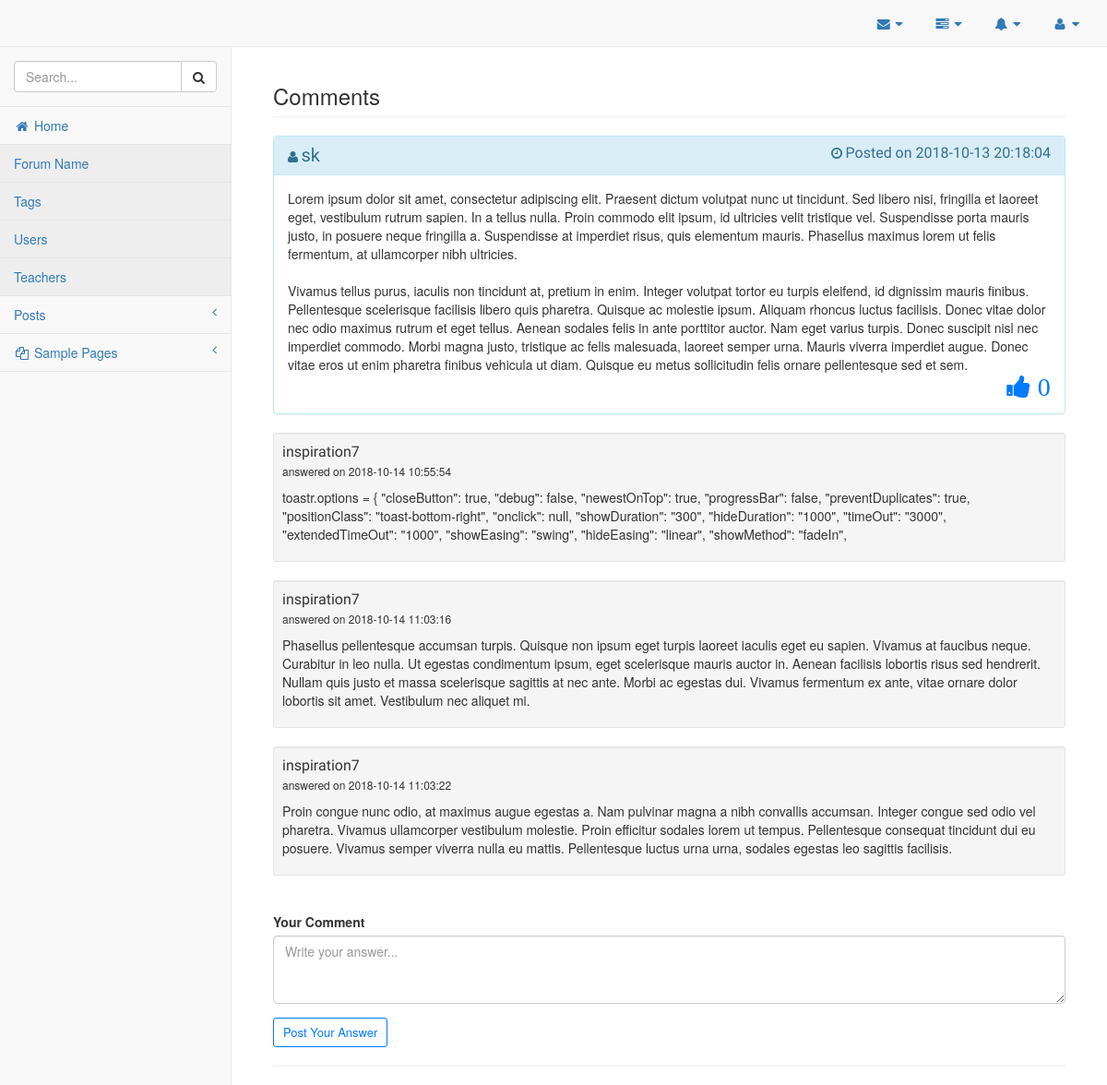
Page /posts/comments.php?post_id=71&post_user_id=4 (signed in) on the committed database.
### tables this page shows
CREATE TABLE `users` (
  `user_id` int(11) NOT NULL,
  `first_name` varchar(255) NOT NULL,
  `last_name` varchar(255) NOT NULL,
  `user_name` varchar(255) NOT NULL,
  `user_password` varchar(255) NOT NULL,
  `user_email` varchar(255) NOT NULL,
  `user_dob` date NOT NULL,
  `user_branch` varchar(255) NOT NULL,
  `user_posts` int(11) NOT NULL,
  `user_role` varchar(255) NOT NULL,
  `user_profile_img` text NOT NULL,
  `user_created_at` datetime NOT NULL,
  `is_deleted` bit(1) NOT NULL DEFAULT b'0',
  `deleted_by` int(11) NOT NULL,
  `deleted_at` datetime NOT NULL
);

CREATE TABLE `posts` (
  `post_id` int(11) NOT NULL,
  `post_content` text NOT NULL,
  `post_image` text NOT NULL,
  `post_user_id` int(11) NOT NULL,
  `post_tags` mediumtext NOT NULL,
  `created_at` datetime NOT NULL,
  `deleted_at` datetime NOT NULL,
  `is_deleted` bit(1) NOT NULL DEFAULT b'0',
  `deleted_by` int(11) NOT NULL,
  `updated_at` datetime NOT NULL,
  `updated_by` int(11) NOT NULL,
  `post_points` int(11) NOT NULL
);

CREATE TABLE `comments` (
  `comment_id` int(11) NOT NULL,
  `comment_post_id` int(11) NOT NULL,
  `comment_author` varchar(255) NOT NULL,
  `comment_author_id` int(11) NOT NULL,
  `comment_content` text NOT NULL,
  `created_at` datetime NOT NULL,
  `updated_at` datetime NOT NULL,
  `is_deleted` bit(1) NOT NULL DEFAULT b'0',
  `deleted_by` int(11) NOT NULL
);

### classes/Users.php (called while the page is built, shortened)
<?php
	require_once("Database.php");
	class Users {
		private $connection;
		public function __construct() {
			global $database;
			$this->connection = $database->getConnection();
		}
		public function getUserDetailsById($user_id, $columns) {
			$sql = "SELECT $columns FROM users WHERE user_id = $user_id";
			$result_set = $this->connection->query($sql);
			return $result_set;
		}
	}
?>

### classes/Database.php (called while the page is built, shortened)
<?php
    class Database {
        private $servername;
        private $username;
        private $password;
        private $database;
        private $connection;
        public function __construct() {
            $this->servername = "localhost";
            $this->username = "aniket";
            $this->password = "aniket";
            $this->database = "forumdb";
        }
        public function connectDB() {
            $this->connection = new mysqli($this->servername, $this->username, $this->password, $this->database);
        }
        public function getConnection() {
            return $this->connection;
        }
    }
    $database = new Database();
?>

### classes/Posts.php (called while the page is built, shortened)
<?php
	require_once("Database.php");
	class Posts {
		private $connection;
		public function __construct() {
			global $database;
			$this->connection = $database->getConnection();
		}
		public function getPostById($post_id, $columns) {
			$sql = "SELECT $columns FROM posts WHERE post_id = $post_id";
			$result_set = $this->connection->query($sql);
			return $result_set;
		}
	}
?>

### classes/Comments.php (called while the page is built, shortened)
<?php
	require_once("Database.php");
	class Comments {
		private $connection;
		public function __construct() {
			global $database;
			$this->connection = $database->getConnection();
		}
		public function getAllCommentsByPostId($comment_post_id) {
			$sql = "SELECT * FROM comments WHERE comment_post_id = $comment_post_id AND is_deleted = 0";
			$result_set = $this->connection->query($sql);
			return $result_set;
		}
	}
?>

### posts/comments.php (the view, shortened to what this page needs)
<!DOCTYPE html>
<html lang="en">
<?php
    require_once("../ui-elements/header.php");
?>
<body>
    <div id="wrapper">
        <?php
            require_once("../ui-elements/navigation.php");
        ?>
        <div id="page-wrapper">
            <div class="container-fluid">
                <div class="row">
                    <div class="col-lg-12">
                        <h3 class="page-header">Comments</h3>
                    </div>
                </div>
                <?php
                    require_once("../classes/Posts.php");
                    require_once("../classes/Users.php");
                    if(isset($_GET['post_id'])) {
                        $posts = new Posts();
                        $resultant_row = $posts->getPostById($_GET['post_id'], "*");
                        extract(mysqli_fetch_assoc($resultant_row));
                        $users = new Users();
                        $resultant_row = $users->getUserDetailsById($post_user_id, "user_name");
                        extract(mysqli_fetch_assoc($resultant_row));
                ?>
                        <div class="panel panel-info">
                            <div class="panel-heading">
                                <i class="fa fa-user" aria-hidden="true"> <div style="font-size: 20px; font-family: 'Cantora One'; display: inline;"><?php echo $user_name; ?></div></i>
                                <i class="fa fa-clock-o" aria-hidden="true" style="float: right;"> <div style="font-size: 16px; font-family: 'Cantora One'; display: inline;">Posted on <?php echo $created_at; ?></div></i>
                            </div>
                            <div class="panel-body">
                                <?php echo $post_content; ?>
                                <i class="fa fa-thumbs-up fa-2x" aria-hidden="true" style="float: right; color: #007bff;  letter-spacing:.25px;"> <?php echo $post_points; ?></i>
                            </div>
                        </div>
                <?php
                    }
                ?>
                <?php
                    require_once("../classes/Comments.php");
                    $comments = new Comments();
                    $result_set = $comments->getAllCommentsByPostId($_GET['post_id']);
                    while($row = mysqli_fetch_assoc($result_set)) {
                        extract($row);
                ?>
                <div id="all_comments">
                    <div class="well well-sm">
                        <div style="font-size: 16px; font-family: 'Cantora One';"><?php echo $comment_author; ?></div>
                        <div style="font-size: 12px;">answered on <?php echo $created_at; ?></div>
                        <p><?php echo $comment_content; ?></p>
                    </div>
                </div>
                <?php
                    }
                ?>
                <div class="form-group">
                    <br>
                    <label for="comment_content">Your Comment</label>
                    <textarea id="comment_content" name="comment_content" class="form-control" placeholder="Write your answer..." rows="3"></textarea>
                </div>
                <button class="btn btn-outline btn-success-mine btn-sm" style="font-size: 13px;" id="post_comment" name="post_comment">Post Your Answer</button>
                <hr>
            </div>
        </div>
    </div>
</body>
</html>

### assets/css/myStyles.css (style rules this page uses)
.btn-success-mine.btn-outline { color: #007bff; }
.btn-success-mine { color: #007bff; border-color: #007bff; }

### rows in the picture
users: user_name "sk"
posts: created_at "2018-10-13 20:18:04", post_content "Lorem ipsum dolor sit amet, consectetur adipiscing elit. Praesent dictum volutpat nunc ut tincidunt. Sed libero nisi, fringilla et laoreet eget, vestibulum rutrum sapien. In a tellus nulla. Proin commodo elit ipsum, id ultricies velit tristique vel. Suspendisse porta mauris justo, in posuere neque fringilla a. Suspendisse at imperdiet risus, quis elementum mauris. Phasellus maximus lorem ut felis fermentum, at ullamcorper nibh ultricies. Vivamus tellus purus, iaculis non tincidunt at, pretium in enim. Integer volutpat tortor eu turpis eleifend, id dignissim mauris finibus. Pellentesque scelerisque facilisis libero quis pharetra. Quisque ac molestie ipsum. Aliquam rhoncus luctus facilisis.…", post_points "0"
comments: comment_author "inspiration7", created_at "2018-10-14 10:55:54", comment_content "toastr.options = { \"closeButton\": true, \"debug\": false, \"newestOnTop\": true, \"progressBar\": false, \"preventDuplicates\": true, \"positionClass\": \"toast-bottom-right\", \"onclick\": null, \"showDuration\": \"300\", \"hideDuration\": \"1000\", \"timeOut\": \"3000\", \"extendedTimeOut\": \"1000\", \"showEasing\": \"swing\", \"hideEasing\": \"linear\", \"showMethod\": \"fadeIn\","
comments: comment_author "inspiration7", created_at "2018-10-14 11:03:16", comment_content "Phasellus pellentesque accumsan turpis. Quisque non ipsum eget turpis laoreet iaculis eget eu sapien. Vivamus at faucibus neque. Curabitur in leo nulla. Ut egestas condimentum ipsum, eget scelerisque mauris auctor in. Aenean facilisis lobortis risus sed hendrerit. Nullam quis justo et massa scelerisque sagittis at nec ante. Morbi ac egestas dui. Vivamus fermentum ex ante, vitae ornare dolor lobortis sit amet. Vestibulum nec aliquet mi."
comments: comment_author "inspiration7", created_at "2018-10-14 11:03:22", comment_content "Proin congue nunc odio, at maximus augue egestas a. Nam pulvinar magna a nibh convallis accumsan. Integer congue sed odio vel pharetra. Vivamus ullamcorper vestibulum molestie. Proin efficitur sodales lorem ut tempus. Pellentesque consequat tincidunt dui eu posuere. Vivamus semper viverra nulla eu mattis. Pellentesque luctus urna urna, sodales egestas leo sagittis facilisis."
